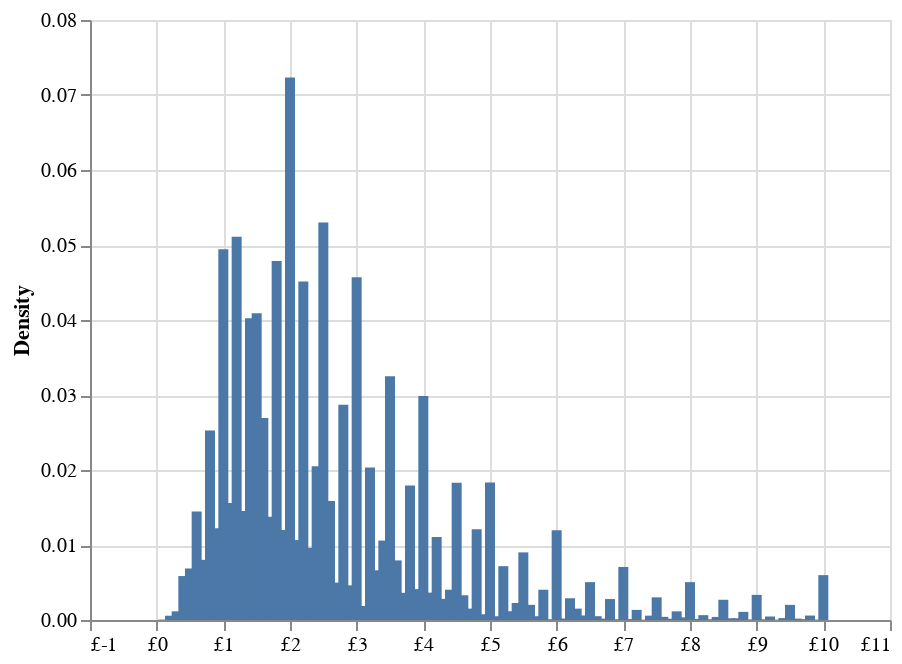

The cell this chart's notebook holds for it:
### Code cell
# Create a copy of the original DataFrame
hist_df = prices_df.copy()

# Round the 'price' column to 1 decimal place to group prices into rounded intervals
hist_df['rounded_price'] = hist_df['price'].round(1)

# Group by the rounded prices and count the occurrences of each rounded price
hist_df = hist_df.groupby('rounded_price').agg({'price': 'count'}).reset_index()

# Filter out rows where the rounded price is greater than 10
hist_df = hist_df.query("rounded_price <= 10")

# Rename the columns for clarity: 'rounded_price' to 'price', and the count to 'density'
hist_df.columns = ['price', 'density']

# Normalize the density values to calculate the relative frequency (density)
hist_df['density'] = hist_df['density'] / hist_df['density'].sum()

# Create a histogram using Altair
histogram = alt.Chart(hist_df).mark_bar(
    width=5
).encode(
    x=alt.X('price:Q',  title='', axis={"labelExpr": "'£'+datum.value"}),  # Bin the 'price' values into 20 bins
    y=alt.Y('density:Q', title='Density'),  # Plot the normalized density on the y-axis,
    tooltip=['price', 'density']  # Show the 'price' and 'density' values on hover
)

histogram

### Figure 1 — Vega-Lite specification as saved in the notebook (floating-point values rounded to 4 significant figures)
{"config": {"view": {"continuousWidth": 400, "continuousHeight": 300}}, "data": {"name": "data-a103a50a29b0c7be7225a64fc5ae8054"}, "mark": {"type": "bar", "width": 5}, "encoding": {"tooltip": [{"field": "price", "type": "quantitative"}, {"field": "density", "type": "quantitative"}], "x": {"axis": {"labelExpr": "'£'+datum.value"}, "field": "price", "title": "", "type": "quantitative"}, "y": {"field": "density", "title": "Density", "type": "quantitative"}}, "$schema": "https://vega.github.io/schema/vega-lite/v4.17.0.json", "datasets": {"data-a103a50a29b0c7be7225a64fc5ae8054": [{"price": 0.0, "density": 3.659e-06}, {"price": 0.1, "density": 5.712e-05}, {"price": 0.2, "density": 0.0005734}, {"price": 0.3, "density": 0.001159}, {"price": 0.4, "density": 0.005861}, {"price": 0.5, "density": 0.006869}, {"price": 0.6, "density": 0.01446}, {"price": 0.7, "density": 0.008023}, {"price": 0.8, "density": 0.02527}, {"price": 0.9, "density": 0.01222}, {"price": 1.0, "density": 0.04943}, {"price": 1.1, "density": 0.0156}, {"price": 1.2, "density": 0.05108}, {"price": 1.3, "density": 0.01453}, {"price": 1.4, "density": 0.04024}, {"price": 1.5, "density": 0.04088}, {"price": 1.6, "density": 0.02694}, {"price": 1.7, "density": 0.01376}, {"price": 1.8, "density": 0.04788}, {"price": 1.9, "density": 0.01201}, {"price": 2.0, "density": 0.07233}, {"price": 2.1, "density": 0.01066}, {"price": 2.2, "density": 0.04514}, {"price": 2.3, "density": 0.009616}, {"price": 2.4, "density": 0.02049}, {"price": 2.5, "density": 0.05301}, {"price": 2.6, "density": 0.01588}, {"price": 2.7, "density": 0.004994}, {"price": 2.8, "density": 0.02869}, {"price": 2.9, "density": 0.004621}, {"price": 3.0, "density": 0.04569}, {"price": 3.1, "density": 0.001871}, {"price": 3.2, "density": 0.02034}, {"price": 3.3, "density": 0.006627}, {"price": 3.4, "density": 0.01059}, {"price": 3.5, "density": 0.03252}, {"price": 3.6, "density": 0.007947}, {"price": 3.7, "density": 0.003628}, {"price": 3.8, "density": 0.01793}, {"price": 3.9, "density": 0.004121}, {"price": 4.0, "density": 0.02985}, {"price": 4.1, "density": 0.00365}, {"price": 4.2, "density": 0.01106}, {"price": 4.3, "density": 0.002823}, {"price": 4.4, "density": 0.004038}, {"price": 4.5, "density": 0.01828}, {"price": 4.6, "density": 0.003298}, {"price": 4.7, "density": 0.001519}, {"price": 4.8, "density": 0.01211}, {"price": 4.9, "density": 0.0007651}, {"price": 5.0, "density": 0.01833}, {"price": 5.1, "density": 0.0005018}, {"price": 5.2, "density": 0.007176}, {"price": 5.3, "density": 0.001167}, {"price": 5.4, "density": 0.002265}, {"price": 5.5, "density": 0.009017}, {"price": 5.6, "density": 0.002022}, {"price": 5.7, "density": 0.0005039}, {"price": 5.8, "density": 0.004035}, {"price": 5.9, "density": 0.0001057}, {"price": 6.0, "density": 0.01196}, {"price": 6.1, "density": 0.0002037}, {"price": 6.2, "density": 0.0029}, {"price": 6.3, "density": 0.001519}, {"price": 6.4, "density": 0.0006059}, {"price": 6.5, "density": 0.005046}, {"price": 6.6, "density": 0.0005077}, {"price": 6.7, "density": 0.0001856}, {"price": 6.8, "density": 0.002795}, {"price": 6.9, "density": 0.0001083}, {"price": 7.0, "density": 0.007072}, {"price": 7.1, "density": 0.0001266}, {"price": 7.2, "density": 0.001347}, {"price": 7.3, "density": 4.086e-05}, {"price": 7.4, "density": 0.0005809}, {"price": 7.5, "density": 0.00302}, {"price": 7.6, "density": 0.0004218}, {"price": 7.7, "density": 0.0001661}, {"price": 7.8, "density": 0.001154}, {"price": 7.9, "density": 0.0003468}, {"price": 8.0, "density": 0.005049}, {"price": 8.1, "density": 0.0001417}, {"price": 8.2, "density": 0.0006476}, {"price": 8.3, "density": 0.000102}, {"price": 8.4, "density": 0.0004088}, {"price": 8.5, "density": 0.002699}, {"price": 8.6, "density": 0.0002289}, {"price": 8.7, "density": 0.0002327}, {"price": 8.8, "density": 0.001086}, {"price": 8.9, "density": 8.069e-05}, {"price": 9.0, "density": 0.003348}, {"price": 9.1, "density": 9.574e-05}, {"price": 9.2, "density": 0.000464}, {"price": 9.3, "density": 4.472e-05}, {"price": 9.4, "density": 0.0002543}, {"price": 9.5, "density": 0.002016}, {"price": 9.6, "density": 0.0001848}, {"price": 9.7, "density": 0.0001161}, {"price": 9.8, "density": 0.0005947}, {"price": 9.9, "density": 5.569e-05}, {"price": 10.0, "density": 0.005982}]}}
